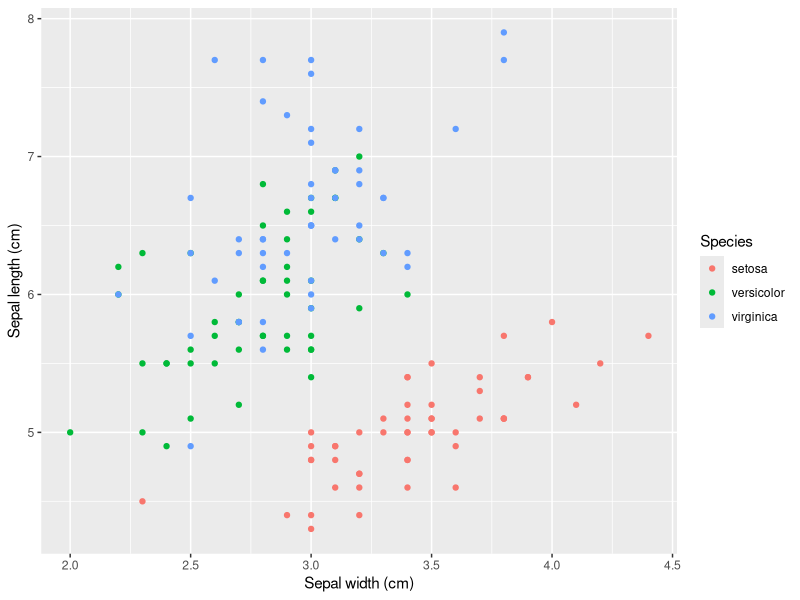

The R script that drew this image:
## ---- chunk 1
library(tidyverse)
#| message: false
## ---- chunk 2
#|label: setup
## ---- chunk 3
ggplot(iris, aes(x = Sepal.Width, y = Sepal.Length, color = Species)) +
  geom_point() +
  labs(
    x = "Sepal width (cm)",
    y = "Sepal length (cm)",
    color = "Species"
  )
